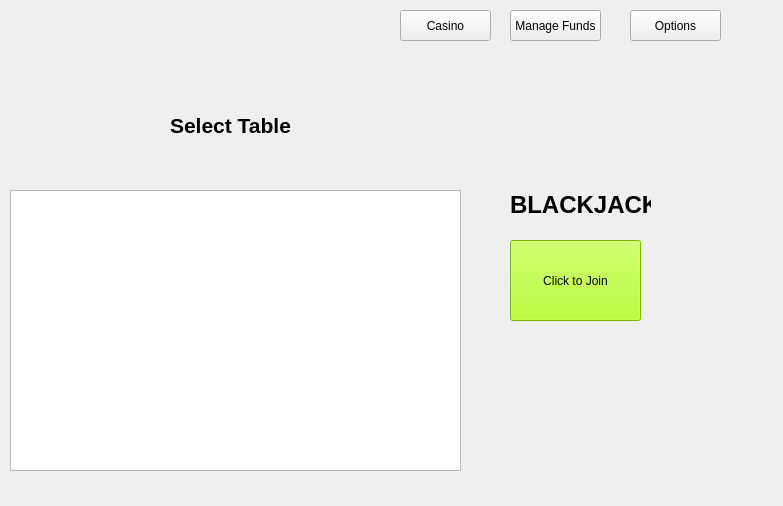
<?xml version="1.0" encoding="UTF-8"?>
<ui version="4.0">
 <class>SelectTable</class>
 <widget class="QWidget" name="SelectTable">
  <property name="geometry">
   <rect>
    <x>0</x>
    <y>0</y>
    <width>783</width>
    <height>506</height>
   </rect>
  </property>
  <property name="windowTitle">
   <string>SelectTable</string>
  </property>
  <widget class="QPushButton" name="Manage_Funds_Button">
   <property name="geometry">
    <rect>
     <x>510</x>
     <y>10</y>
     <width>91</width>
     <height>31</height>
    </rect>
   </property>
   <property name="text">
    <string>Manage Funds</string>
   </property>
  </widget>
  <widget class="QPushButton" name="Casino_Button">
   <property name="geometry">
    <rect>
     <x>400</x>
     <y>10</y>
     <width>91</width>
     <height>31</height>
    </rect>
   </property>
   <property name="text">
    <string>Casino</string>
   </property>
  </widget>
  <widget class="QPushButton" name="Options_Button">
   <property name="geometry">
    <rect>
     <x>630</x>
     <y>10</y>
     <width>91</width>
     <height>31</height>
    </rect>
   </property>
   <property name="text">
    <string>Options</string>
   </property>
  </widget>
  <widget class="QLabel" name="tableTitle">
   <property name="geometry">
    <rect>
     <x>510</x>
     <y>180</y>
     <width>141</width>
     <height>51</height>
    </rect>
   </property>
   <property name="text">
    <string>&lt;html&gt;&lt;head/&gt;&lt;body&gt;&lt;p&gt;&lt;span style=&quot; font-size:18pt; font-weight:700;&quot;&gt;BLACKJACK&lt;/span&gt;&lt;/p&gt;&lt;/body&gt;&lt;/html&gt;</string>
   </property>
  </widget>
  <widget class="QLabel" name="selectTableText">
   <property name="geometry">
    <rect>
     <x>30</x>
     <y>110</y>
     <width>401</width>
     <height>71</height>
    </rect>
   </property>
   <property name="text">
    <string>&lt;html&gt;&lt;head/&gt;&lt;body&gt;&lt;p align=&quot;center&quot;&gt;&lt;span style=&quot; font-size:16pt; font-weight:700;&quot;&gt;Select Table&lt;/span&gt;&lt;/p&gt;&lt;p&gt;&lt;br/&gt;&lt;/p&gt;&lt;/body&gt;&lt;/html&gt;</string>
   </property>
  </widget>
  <widget class="QPushButton" name="clickToJoin">
   <property name="geometry">
    <rect>
     <x>510</x>
     <y>240</y>
     <width>131</width>
     <height>81</height>
    </rect>
   </property>
   <property name="styleSheet">
    <string notr="true">background-color: rgb(170, 255, 0);
font: 700 14pt &quot;Segoe UI&quot;;</string>
   </property>
   <property name="text">
    <string>Click to Join</string>
   </property>
  </widget>
  <widget class="QListWidget" name="listOfTables">
   <property name="geometry">
    <rect>
     <x>10</x>
     <y>190</y>
     <width>451</width>
     <height>281</height>
    </rect>
   </property>
  </widget>
 </widget>
 <layoutdefault spacing="6" margin="11"/>
 <resources/>
 <connections/>
</ui>
